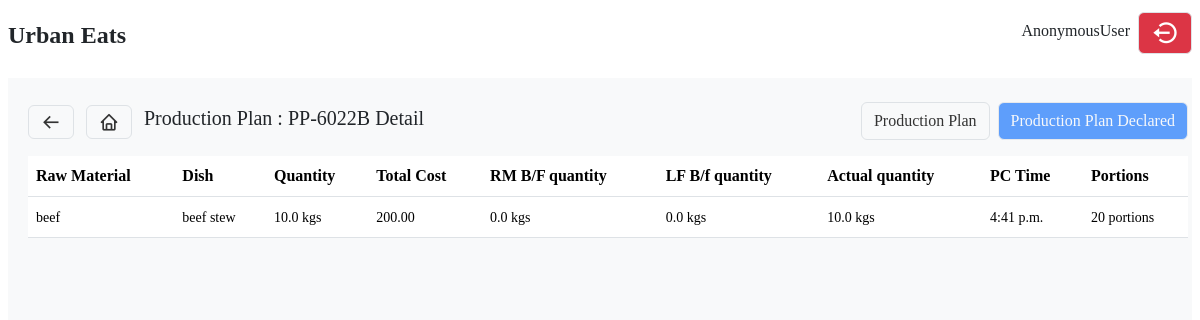
/inventory/production_plan/detail/1/, run on an earlier commit of the app's database.
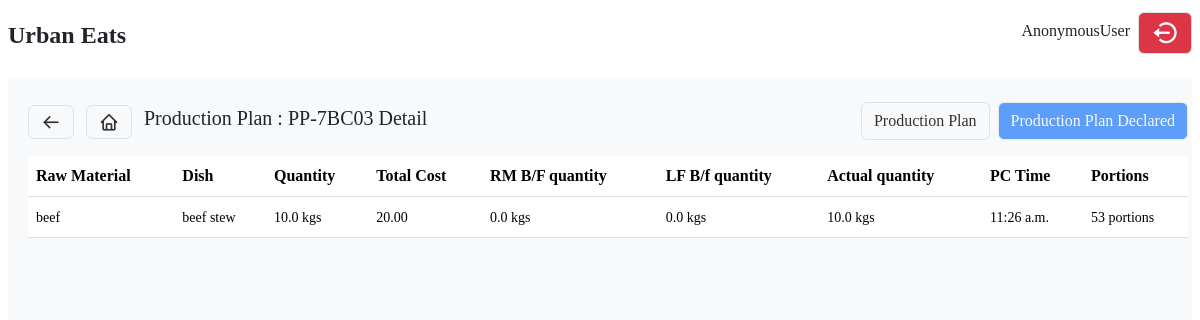
And on a later commit of the database.
### inventory/models.py (models this page shows, shortened)
class Production(models.Model):
    date_created = models.DateField()
    time_created = models.TimeField()
    status = models.BooleanField(default=False)
    production_plan_number = models.CharField(max_length=10, unique=True, default='')
    declared = models.BooleanField(default=False)

class ProductionItems(models.Model):
    production = models.ForeignKey(Production, on_delete=models.CASCADE)
    raw_material = models.ForeignKey(Product, on_delete=models.CASCADE)
    quantity = models.FloatField()
    dish = models.ForeignKey('inventory.dish', on_delete=models.CASCADE)
    rm_carried_forward_quantity = models.FloatField()
    lf_carried_forward_quantity = models.FloatField()
    actual_quantity = models.FloatField()
    production_completion_time = models.TimeField(null=True)
    total_cost = models.DecimalField(max_digits=10, decimal_places=2, default=0)
    remaining_raw_material = models.FloatField(default=0, null=True, blank=True)
    declared = models.BooleanField(default=False)
    left_overs = models.FloatField(default=0, null=True, blank=True)
    wastage =models.FloatField(default=0, null=True, blank=True)
    portions = models.IntegerField(default=0, null=True)
    portions_sold = models.IntegerField(default=0, null=True)

class Product(models.Model):
    tax_choices = [
        ('exempted', 'Exempted'),
        ('standard', 'Standard'),
        ('zero rated', 'Zero Rated')
    ]
    name = models.CharField(max_length=255)
    quantity = models.IntegerField()
    cost = models.DecimalField(max_digits=10, decimal_places=2)
    price = models.DecimalField(max_digits=10, decimal_places=2, default=1)
    unit = models.ForeignKey(UnitOfMeasurement, on_delete=models.CASCADE, null=True)
    category = models.ForeignKey(Category, on_delete=models.CASCADE)
    tax_type = models.CharField(max_length=50, choices=tax_choices)
    min_stock_level = models.IntegerField(default=0, null=True)
    raw_material = models.BooleanField(default=False)
    finished_product = models.BooleanField(default=False)
    description = models.TextField()
    deactivate = models.BooleanField(default=False)
    def __str__(self) -> str:
        return self.name

class Dish(models.Model):
    name = models.CharField(max_length=100)
    portion_multiplier = models.FloatField(default=1, null=True, blank=True)
    raw_material = models.ForeignKey(Product, on_delete=models.CASCADE)

class UnitOfMeasurement(models.Model):
    unit_name = models.CharField(max_length=255)
    def __str__(self) -> str:
        return self.unit_name

### inventory/views.py (the view)
# urls.py: path('production_plan/detail/<int:pp_id>/', production_plan_detail, name='production_plan_detail'),
def production_plan_detail(request, pp_id):
    if request.method == 'GET':
        try:
            production_plan = Production.objects.get(id=pp_id)
            production_plan_items = ProductionItems.objects.filter(production=production_plan)
        except Exception as e:
            messages.warning(request, f'Production Plan With ID: {pp_id}, doesn\t exists.')
        return render(request, 'inventory/confirm_production_plan.html',
            {
                'production_plan':production_plan,
                'production_plan_items':production_plan_items,
                'confirm': False
            }
        )

### templates/inventory/confirm_production_plan.html (shortened to what this page needs)
{% extends "base.html" %}
{% load static %}
{% load crispy_forms_tags %}
{% block content %}
<div class="inventory">
    <div class='add-production-plan'>
        <div class='production-plan mt-2 d-flex justify-content-between align-items-center'>
            <div>
                <a href='{% url "inventory:production_plans" %}' class='border btn bx bx-arrow-back fs-5'></a>
                <a href='/' class='bx bx-home btn border fs-5 mx-2'></a>
                {% if confirm %}
                    <span class='mt-2 fs-5'>Confirm Production Plan : {{ production_plan.production_plan_number }}</span>
                {% else %}
                    <span class='mt-2 fs-5'>Production Plan : {{ production_plan.production_plan_number }} Detail</span>
                {% endif %}
              </div>
            <div>
                <ul class="list-unstyled mt-3 d-flex align-items-center">
                    <li>
                        <a href="{% url 'inventory:production_plans' %}" class="mx-2 btn border">Production Plan</a>
                    </li>
                    {% if not production_plan.declared %}
                        {% if not confirm %}
                            <li>
                                <a href="{% url 'inventory:declare_production_plan' production_plan.id %}" class="btn border btn-dark text-light">Declare production plan</a>
                            </li>
                        {% endif %}
                    {% else %}
                        <li>
                            <button class="btn border btn-primary text-light" disabled>Production Plan Declared</pf=>
                        </li>
                    {% endif %}
                </ul>
            </div>
        </div>
        <div class="row">
            <div class="">
                <table class="table" id='plan_item_table' style="width:100%;">
                    <thead class="bg-primary">
                        <th>Raw Material</th>
                        <th>Dish</th>
                        <th>Quantity</th>
                        <th>Total Cost</th>
                        <th>RM B/F quantity</th>
                        <th>LF B/f quantity</th>
                        <th>Actual quantity</th>
                        <th>PC Time</th>
                        <th>Portions</th>
                    </thead>
                    <tbody>
                        {% for item in production_plan_items  %}
                          <tr>
                            <td><small>{{ item.raw_material }}</small></td>
                            <td><small>{{ item.dish.name }}</small></td>
                            <td><small>{{ item.quantity }} {{ item.raw_material.unit }}</small></td>
                            <td><small>{{ item.total_cost }}</small></td>
                            <td><small>{{ item.rm_carried_forward_quantity }} {{ item.raw_material.unit }}</small></td>
                            <td><small>{{ item.lf_carried_forward_quantity }} {{ item.raw_material.unit }}</small></td>
                            <td><small>{{ item.actual_quantity }} {{ item.raw_material.unit }}</small></td>
                            <td><small>{{ item.production_completion_time }}</small></td>
                            <td><small>{{ item.portions }} portions</small></td>
                          </tr>
                        {% endfor %}
                    </tbody>
                </table>
            </div>
        </div>
    </div>
</div>
{% endblock content %}

What changed in the data, as far as the page shows it:
changed Production: production_plan_number "PP-6022B" → "PP-7BC03"
changed ProductionItems "beef": total_cost "200.00" → "20.00"; production_completion_time "4:41 p.m." → "11:26 a.m."; portions "20" → "53"
